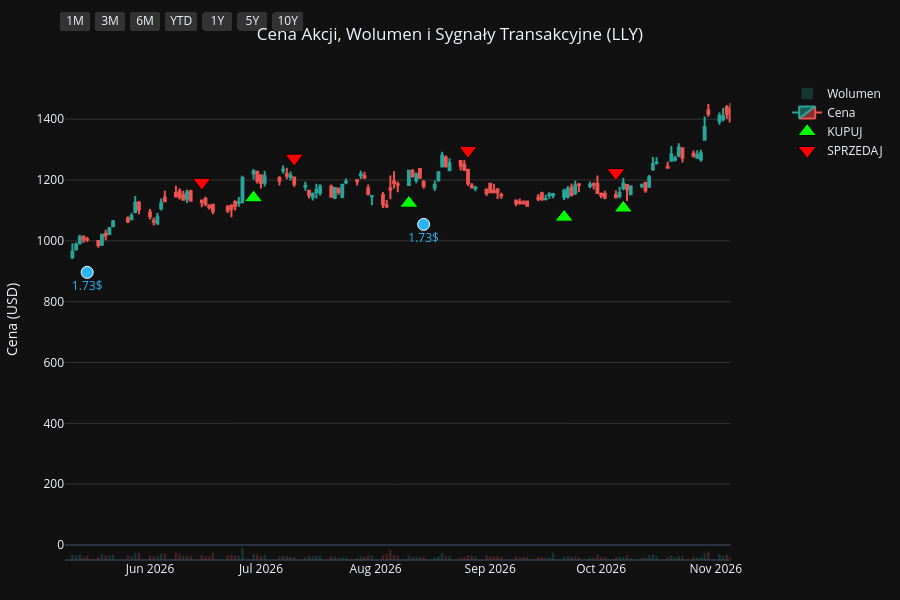
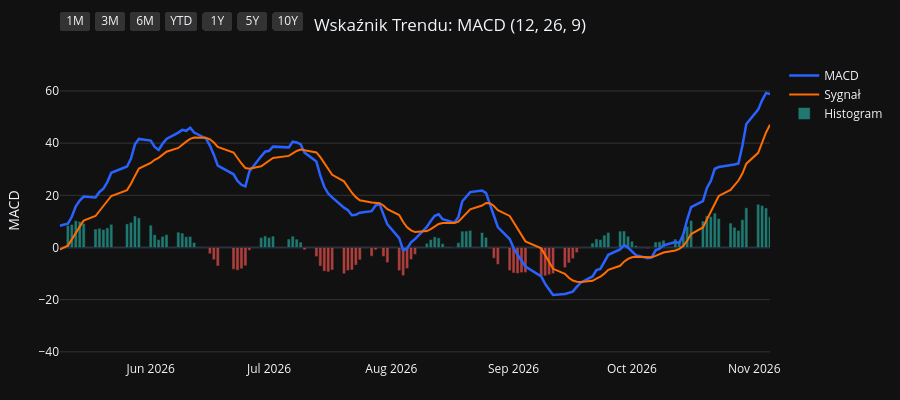
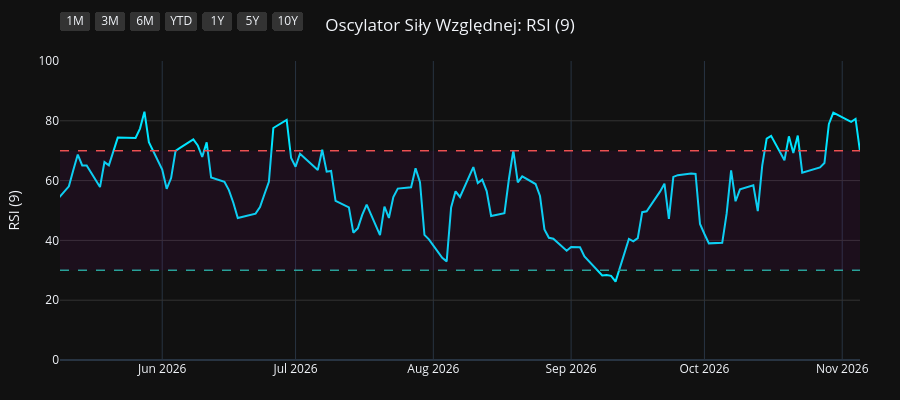
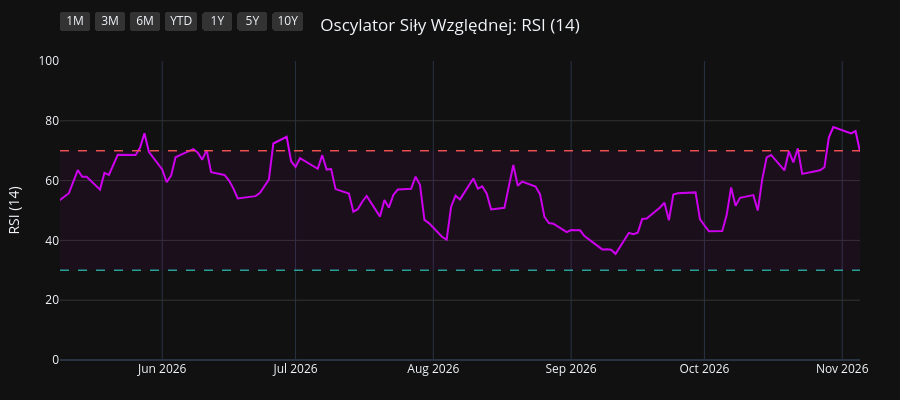

These figures' notebook cell, in order:
### Code cell
import os
import yfinance as yf
import pandas as pd
import pandas_ta as ta
import plotly.graph_objects as go
from plotly.subplots import make_subplots

# 1. Pobranie i przygotowanie danych
symbol = os.environ.get("STOCK_TICKER", "").strip().upper()
if not symbol:
    raise RuntimeError("Set STOCK_TICKER before running price_extractor.ipynb")
df = yf.Ticker(symbol).history(period="10y")
df.index = df.index.tz_localize(None)

# Wskaźniki i sygnały
df.ta.macd(fast=12, slow=26, signal=9, append=True)
df.ta.rsi(length=9, append=True)
df.ta.rsi(length=14, append=True)
df.ta.rsi(length=21, append=True)
df.dropna(inplace=True)

macd = df['MACD_12_26_9']
signal = df['MACDs_12_26_9']
wczorajszy_macd = macd.shift(1)
wczorajszy_signal = signal.shift(1)

df['Decyzja'] = 'BRAK'
df.loc[(macd > signal) & (wczorajszy_macd <= wczorajszy_signal), 'Decyzja'] = 'KUPUJ'
df.loc[(macd < signal) & (wczorajszy_macd >= wczorajszy_signal), 'Decyzja'] = 'SPRZEDAJ'

df_kupuj = df[df['Decyzja'] == 'KUPUJ']
df_sprzedaj = df[df['Decyzja'] == 'SPRZEDAJ']
df_dywidendy = df[df['Dividends'] > 0]
df_splity = df[df['Stock Splits'] > 0]

# Wspólna konfiguracja osi X
konfiguracja_osi_x = dict(
    type="date",
    showspikes=True, spikemode="across", spikesnap="cursor", spikedash="dot", spikecolor="#ffffff", spikethickness=1, hoverformat="%Y-%m-%d",
    rangeselector=dict(
        buttons=list([
            dict(count=1, label="1M", step="month", stepmode="backward"),
            dict(count=3, label="3M", step="month", stepmode="backward"),
            dict(count=6, label="6M", step="month", stepmode="backward"),
            dict(count=1, label="YTD", step="year", stepmode="todate"),
            dict(count=1, label="1Y", step="year", stepmode="backward"),
            dict(count=5, label="5Y", step="year", stepmode="backward"),
            dict(step="all", label="10Y")
        ]),
        bgcolor="#333333", activecolor="#2962ff", x=0, y=1.1
    )
)

# ==========================================
# WYKRES 1: CENA + WOLUMEN + SYGNAŁY
# ==========================================
fig1 = make_subplots(specs=[[{"secondary_y": True}]])

kolory_wolumenu = ['#26a69a' if row['Close'] >= row['Open'] else '#ef5350' for index, row in df.iterrows()]
fig1.add_trace(go.Bar(x=df.index, y=df['Volume'], marker_color=kolory_wolumenu, opacity=0.25, name='Wolumen'), secondary_y=True)
fig1.add_trace(go.Candlestick(x=df.index, open=df['Open'], high=df['High'], low=df['Low'], close=df['Close'], name='Cena', increasing_line_color='#26a69a', decreasing_line_color='#ef5350'), secondary_y=False)
fig1.add_trace(go.Scatter(x=df_kupuj.index, y=df_kupuj['Low'] * 0.95, customdata=df_kupuj[['Low', 'High']], mode='markers', marker=dict(symbol='triangle-up', size=16, color='#00ff00', line=dict(width=1, color='black')), name='KUPUJ', hovertemplate='KUPUJ<br>Najniższa: %{customdata[0]:.2f}<br>Najwyższa: %{customdata[1]:.2f}<extra></extra>'), secondary_y=False)
fig1.add_trace(go.Scatter(x=df_sprzedaj.index, y=df_sprzedaj['High'] * 1.05, customdata=df_sprzedaj[['Low', 'High']], mode='markers', marker=dict(symbol='triangle-down', size=16, color='#ff0000', line=dict(width=1, color='black')), name='SPRZEDAJ', hovertemplate='SPRZEDAJ<br>Najniższa: %{customdata[0]:.2f}<br>Najwyższa: %{customdata[1]:.2f}<extra></extra>'), secondary_y=False)

if not df_dywidendy.empty:
    fig1.add_trace(go.Scatter(x=df_dywidendy.index, y=df_dywidendy['Low'] * 0.90, mode='markers+text', marker=dict(symbol='circle', size=12, color='#29b6f6', line=dict(width=1, color='white')), text=df_dywidendy['Dividends'].apply(lambda x: f"{x}$"), textposition="bottom center", name='Dywidenda', showlegend=False, hovertemplate='Dywidenda: %{text}<extra></extra>', textfont=dict(color="#29b6f6")), secondary_y=False)
if not df_splity.empty:
                    fig1.add_trace(go.Scatter(x=df_splity.index, y=df_splity['High'], mode='markers+text', marker=dict(symbol='star', size=16, color='#ffee58', line=dict(width=1, color='black')), text=df_splity['Stock Splits'].apply(lambda x: f"{x:g}:1" if x >= 1 else f"1:{1 / x:g}"), textposition="top center", name='Split', hovertemplate='%{text}<extra></extra>', textfont=dict(color="#ffee58")), secondary_y=False)

fig1.update_layout(title=dict(text=f"Cena Akcji, Wolumen i Sygnały Transakcyjne ({symbol})", x=0.5, xanchor='center'), dragmode='pan', xaxis_rangeslider_visible=False, template='plotly_dark', height=600, hovermode='x unified', margin=dict(l=60, r=40, t=60, b=40))
fig1.update_xaxes(**konfiguracja_osi_x)
fig1.update_xaxes(range=[df.index.max() - pd.Timedelta(days=180), df.index.max()])
fig1.update_yaxes(title_text="Cena (USD)", secondary_y=False, gridcolor='#333333')
fig1.update_yaxes(range=[0, df['Volume'].max() * 4], showgrid=False, showticklabels=False, secondary_y=True)
fig1.show(config={'scrollZoom': True})

# ==========================================
# WYKRES 2: WSKAŹNIK MACD
# ==========================================
fig2 = go.Figure()
fig2.add_trace(go.Scatter(x=df.index, y=df['MACD_12_26_9'], line=dict(color='#2962ff', width=2.5), name='MACD'))
fig2.add_trace(go.Scatter(x=df.index, y=df['MACDs_12_26_9'], line=dict(color='#ff6d00', width=2), name='Sygnał'))
kolory_macd = ['#26a69a' if val >= 0 else '#ef5350' for val in df['MACDh_12_26_9']]
fig2.add_trace(go.Bar(x=df.index, y=df['MACDh_12_26_9'], marker_color=kolory_macd, name='Histogram', opacity=0.7))
fig2.update_layout(title=dict(text="Wskaźnik Trendu: MACD (12, 26, 9)", x=0.5, xanchor='center'), dragmode='pan', xaxis_rangeslider_visible=False, template='plotly_dark', height=400, hovermode='x unified', margin=dict(l=60, r=40, t=60, b=40))
fig2.update_xaxes(**konfiguracja_osi_x)
fig2.update_xaxes(range=[df.index.max() - pd.Timedelta(days=180), df.index.max()])
fig2.update_yaxes(title_text="MACD", gridcolor='#333333')
fig2.show(config={'scrollZoom': True})

# ==========================================
# WYKRES 3: OSCYLATOR RSI (9)
# ==========================================
fig3 = go.Figure()
fig3.add_trace(go.Scatter(x=df.index, y=df['RSI_9'], line=dict(color='#00e5ff', width=2), name='RSI (9)'))
fig3.add_hline(y=70, line_dash="dash", line_color="#ef5350", line_width=1.5)
fig3.add_hline(y=30, line_dash="dash", line_color="#26a69a", line_width=1.5)
fig3.add_hrect(y0=30, y1=70, line_width=0, fillcolor="purple", opacity=0.1)
fig3.update_layout(title=dict(text="Oscylator Siły Względnej: RSI (9)", x=0.5, xanchor='center'), dragmode='pan', xaxis_rangeslider_visible=False, template='plotly_dark', height=400, hovermode='x unified', margin=dict(l=60, r=40, t=60, b=40))
fig3.update_xaxes(**konfiguracja_osi_x)
fig3.update_xaxes(range=[df.index.max() - pd.Timedelta(days=180), df.index.max()])
fig3.update_yaxes(title_text="RSI (9)", range=[0, 100], gridcolor='#333333')
fig3.show(config={'scrollZoom': True})

# ==========================================
# WYKRES 4: OSCYLATOR RSI (14)
# ==========================================
fig4 = go.Figure()
fig4.add_trace(go.Scatter(x=df.index, y=df['RSI_14'], line=dict(color='#d500f9', width=2), name='RSI (14)'))
fig4.add_hline(y=70, line_dash="dash", line_color="#ef5350", line_width=1.5)
fig4.add_hline(y=30, line_dash="dash", line_color="#26a69a", line_width=1.5)
fig4.add_hrect(y0=30, y1=70, line_width=0, fillcolor="purple", opacity=0.1)
fig4.update_layout(title=dict(text="Oscylator Siły Względnej: RSI (14)", x=0.5, xanchor='center'), dragmode='pan', xaxis_rangeslider_visible=False, template='plotly_dark', height=400, hovermode='x unified', margin=dict(l=60, r=40, t=60, b=40))
fig4.update_xaxes(**konfiguracja_osi_x)
fig4.update_xaxes(range=[df.index.max() - pd.Timedelta(days=180), df.index.max()])
fig4.update_yaxes(title_text="RSI (14)", range=[0, 100], gridcolor='#333333')
fig4.show(config={'scrollZoom': True})

# ==========================================
# WYKRES 5: OSCYLATOR RSI (21)
# ==========================================
fig5 = go.Figure()
fig5.add_trace(go.Scatter(x=df.index, y=df['RSI_21'], line=dict(color='#64dd17', width=2), name='RSI (21)'))
fig5.add_hline(y=70, line_dash="dash", line_color="#ef5350", line_width=1.5)
fig5.add_hline(y=30, line_dash="dash", line_color="#26a69a", line_width=1.5)
fig5.add_hrect(y0=30, y1=70, line_width=0, fillcolor="purple", opacity=0.1)
fig5.update_layout(title=dict(text="Oscylator Siły Względnej: RSI (21)", x=0.5, xanchor='center'), dragmode='pan', xaxis_rangeslider_visible=False, template='plotly_dark', height=400, hovermode='x unified', margin=dict(l=60, r=40, t=60, b=40))
fig5.update_xaxes(**konfiguracja_osi_x)
fig5.update_xaxes(range=[df.index.max() - pd.Timedelta(days=180), df.index.max()])
fig5.update_yaxes(title_text="RSI (21)", range=[0, 100], gridcolor='#333333')
fig5.show(config={'scrollZoom': True})

### Figure 1 — Plotly figure (JSON) as saved in the notebook; plotly's stock layout.template omitted (floating-point values rounded to 4 significant figures; data arrays with more than 128 entries replaced by an {"elided": "..."} marker saying what was removed)
{"data": [{"marker": {"color": {"elided": "2480 str values"}}, "name": "Wolumen", "opacity": 0.25, "type": "bar", "x": {"elided": "2480 str values"}, "xaxis": "x", "y": {"elided": "2480 int values"}, "yaxis": "y2"}, {"close": {"elided": "2480 float values"}, "decreasing": {"line": {"color": "#ef5350"}}, "high": {"elided": "2480 float values"}, "increasing": {"line": {"color": "#26a69a"}}, "low": {"elided": "2480 float values"}, "name": "Cena", "open": {"elided": "2480 float values"}, "type": "candlestick", "x": {"elided": "2480 str values"}, "xaxis": "x", "yaxis": "y"}, {"customdata": {"elided": "93x2 float values"}, "hovertemplate": "KUPUJ<br>Najniższa: %{customdata[0]:.2f}<br>Najwyższa: %{customdata[1]:.2f}<extra></extra>", "marker": {"color": "#00ff00", "line": {"color": "black", "width": 1}, "size": 16, "symbol": "triangle-up"}, "mode": "markers", "name": "KUPUJ", "type": "scatter", "x": ["2017-02-02T00:00:00", "2017-03-15T00:00:00", "2017-05-05T00:00:00", "2017-05-31T00:00:00", "2017-07-14T00:00:00", "2017-08-30T00:00:00", "2017-11-20T00:00:00", "2018-01-09T00:00:00", "2018-01-29T00:00:00", "2018-02-20T00:00:00", "2018-04-04T00:00:00", "2018-05-11T00:00:00", "2018-07-09T00:00:00", "2018-07-24T00:00:00", "2018-10-04T00:00:00", "2018-11-09T00:00:00", "2018-12-31T00:00:00", "2019-01-31T00:00:00", "2019-02-14T00:00:00", "2019-03-22T00:00:00", "2019-05-15T00:00:00", "2019-06-20T00:00:00", "2019-07-03T00:00:00", "2019-07-09T00:00:00", "2019-07-29T00:00:00", "2019-08-29T00:00:00", "2019-09-19T00:00:00", "2019-10-18T00:00:00", "2020-01-10T00:00:00", "2020-02-06T00:00:00", "2020-03-06T00:00:00", "2020-03-17T00:00:00", "2020-03-30T00:00:00", "2020-06-16T00:00:00", "2020-08-20T00:00:00", "2020-09-02T00:00:00", "2020-10-08T00:00:00", "2020-11-04T00:00:00", "2021-01-11T00:00:00", "2021-04-09T00:00:00", "2021-05-03T00:00:00", "2021-06-03T00:00:00", "2021-06-25T00:00:00", "2021-07-06T00:00:00", "2021-07-27T00:00:00", "2021-10-01T00:00:00", "2021-12-15T00:00:00", "2022-02-02T00:00:00", "2022-02-15T00:00:00", "2022-04-06T00:00:00", "2022-05-16T00:00:00", "2022-05-20T00:00:00", "2022-06-08T00:00:00", "2022-06-23T00:00:00", "2022-07-15T00:00:00", "2022-08-18T00:00:00", "2022-09-08T00:00:00", "2022-09-23T00:00:00", "2022-12-02T00:00:00", "2023-02-09T00:00:00", "2023-03-10T00:00:00", "2023-06-27T00:00:00", "2023-06-29T00:00:00", "2023-07-24T00:00:00", "2023-08-08T00:00:00", "2023-09-11T00:00:00", "2023-10-10T00:00:00", "2023-11-07T00:00:00", "2023-12-29T00:00:00", "2024-01-29T00:00:00", "2024-04-30T00:00:00", "2024-07-10T00:00:00", "2024-08-09T00:00:00", "2024-10-09T00:00:00", "2024-11-26T00:00:00", "2024-12-23T00:00:00", "2025-01-24T00:00:00", "2025-04-17T00:00:00", "2025-06-02T00:00:00", "2025-06-25T00:00:00", "2025-07-11T00:00:00", "2025-07-24T00:00:00", "2025-08-19T00:00:00", "2025-10-01T00:00:00", "2025-10-31T00:00:00", "2026-02-23T00:00:00", "2026-02-27T00:00:00", "2026-04-01T00:00:00", "2026-04-30T00:00:00", "2026-06-29T00:00:00", "2026-08-10T00:00:00", "2026-09-21T00:00:00", "2026-10-07T00:00:00"], "xaxis": "x", "y": [62.59, 69.45, 67.56, 65.02, 69.44, 65.66, 69.49, 71.94, 72.7, 65.24, 64.84, 68.49, 74.49, 76.6, 95.03, 93.88, 98.26, 100.4, 102.7, 110.2, 98.86, 100.2, 98.95, 97.27, 93.98, 96.72, 98.29, 94.36, 119.2, 129.1, 119.8, 115.9, 118.0, 137.7, 134.7, 130.8, 134.3, 120.4, 163.3, 164.3, 164.8, 179.7, 207.6, 211.1, 219.6, 204.7, 234.3, 222.3, 216.4, 269.6, 267.6, 265.1, 285.2, 281.9, 301.2, 289.3, 283.2, 280.9, 337.0, 314.4, 291.2, 419.5, 424.9, 425.0, 466.8, 543.9, 530.2, 549.2, 540.3, 596.5, 717.0, 872.9, 804.6, 854.4, 726.3, 725.5, 713.7, 772.6, 688.3, 728.7, 732.1, 751.4, 659.5, 720.6, 787.5, 979.2, 963.5, 876.9, 849.3, 1141.0, 1124.0, 1078.0, 1108.0], "yaxis": "y"}, {"customdata": {"elided": "93x2 float values"}, "hovertemplate": "SPRZEDAJ<br>Najniższa: %{customdata[0]:.2f}<br>Najwyższa: %{customdata[1]:.2f}<extra></extra>", "marker": {"color": "#ff0000", "line": {"color": "black", "width": 1}, "size": 16, "symbol": "triangle-down"}, "mode": "markers", "name": "SPRZEDAJ", "type": "scatter", "x": ["2017-01-24T00:00:00", "2017-03-13T00:00:00", "2017-03-16T00:00:00", "2017-05-08T00:00:00", "2017-07-03T00:00:00", "2017-07-25T00:00:00", "2017-10-12T00:00:00", "2017-12-20T00:00:00", "2018-01-18T00:00:00", "2018-01-31T00:00:00", "2018-03-23T00:00:00", "2018-05-02T00:00:00", "2018-06-18T00:00:00", "2018-07-23T00:00:00", "2018-08-22T00:00:00", "2018-10-12T00:00:00", "2018-12-07T00:00:00", "2019-01-25T00:00:00", "2019-02-11T00:00:00", "2019-03-11T00:00:00", "2019-04-02T00:00:00", "2019-06-11T00:00:00", "2019-06-26T00:00:00", "2019-07-08T00:00:00", "2019-07-11T00:00:00", "2019-08-23T00:00:00", "2019-09-10T00:00:00", "2019-09-26T00:00:00", "2020-01-06T00:00:00", "2020-01-23T00:00:00", "2020-02-11T00:00:00", "2020-03-12T00:00:00", "2020-03-20T00:00:00", "2020-04-30T00:00:00", "2020-07-13T00:00:00", "2020-08-21T00:00:00", "2020-09-29T00:00:00", "2020-10-16T00:00:00", "2020-12-29T00:00:00", "2021-02-02T00:00:00", "2021-04-29T00:00:00", "2021-06-02T00:00:00", "2021-06-21T00:00:00", "2021-06-28T00:00:00", "2021-07-09T00:00:00", "2021-08-23T00:00:00", "2021-11-15T00:00:00", "2022-01-05T00:00:00", "2022-02-11T00:00:00", "2022-03-31T00:00:00", "2022-04-14T00:00:00", "2022-05-19T00:00:00", "2022-06-06T00:00:00", "2022-06-09T00:00:00", "2022-07-14T00:00:00", "2022-07-18T00:00:00", "2022-08-30T00:00:00", "2022-09-16T00:00:00", "2022-11-11T00:00:00", "2022-12-06T00:00:00", "2023-02-16T00:00:00", "2023-05-18T00:00:00", "2023-06-28T00:00:00", "2023-07-03T00:00:00", "2023-07-26T00:00:00", "2023-08-30T00:00:00", "2023-09-15T00:00:00", "2023-10-23T00:00:00", "2023-11-17T00:00:00", "2024-01-25T00:00:00", "2024-02-27T00:00:00", "2024-07-02T00:00:00", "2024-07-17T00:00:00", "2024-09-05T00:00:00", "2024-10-23T00:00:00", "2024-12-18T00:00:00", "2025-01-15T00:00:00", "2025-03-07T00:00:00", "2025-05-06T00:00:00", "2025-06-24T00:00:00", "2025-06-27T00:00:00", "2025-07-15T00:00:00", "2025-07-30T00:00:00", "2025-09-24T00:00:00", "2025-10-16T00:00:00", "2025-12-02T00:00:00", "2026-02-26T00:00:00", "2026-03-03T00:00:00", "2026-04-24T00:00:00", "2026-06-15T00:00:00", "2026-07-10T00:00:00", "2026-08-26T00:00:00", "2026-10-05T00:00:00"], "xaxis": "x", "y": [69.07, 76.93, 77.83, 74.98, 75.92, 77.29, 79.67, 80.63, 79.88, 80.43, 71.75, 74.17, 81.04, 83.87, 99.92, 105.0, 110.1, 109.7, 114.0, 119.4, 123.8, 111.1, 110.5, 108.4, 107.9, 108.8, 107.4, 108.9, 128.9, 137.8, 141.8, 133.4, 129.2, 153.4, 164.0, 149.3, 146.4, 146.4, 166.3, 204.2, 181.9, 201.0, 223.8, 229.9, 238.5, 273.8, 261.3, 270.6, 242.2, 295.0, 307.8, 297.8, 319.6, 316.4, 332.4, 336.7, 317.5, 317.4, 374.3, 378.2, 340.8, 451.1, 480.9, 478.6, 467.0, 573.7, 611.0, 605.2, 614.4, 651.9, 797.9, 943.1, 956.5, 976.5, 940.2, 808.0, 782.7, 943.4, 850.3, 816.7, 835.5, 838.5, 810.1, 779.4, 870.9, 1116.0, 1075.0, 1068.0, 942.5, 1193.0, 1272.0, 1298.0, 1224.0], "yaxis": "y"}, {"hovertemplate": "Dywidenda: %{text}<extra></extra>", "marker": {"color": "#29b6f6", "line": {"color": "white", "width": 1}, "size": 12, "symbol": "circle"}, "mode": "markers+text", "name": "Dywidenda", "showlegend": false, "text": ["0.52$", "0.52$", "0.52$", "0.52$", "0.563$", "0.563$", "0.563$", "0.563$", "0.645$", "0.645$", "0.645$", "0.645$", "0.74$", "0.74$", "0.74$", "0.74$", "0.85$", "0.85$", "0.85$", "0.85$", "0.98$", "0.98$", "0.98$", "0.98$", "1.13$", "1.13$", "1.13$", "1.13$", "1.3$", "1.3$", "1.3$", "1.3$", "1.5$", "1.5$", "1.5$", "1.5$", "1.73$", "1.73$", "1.73$"], "textfont": {"color": "#29b6f6"}, "textposition": "bottom center", "type": "scatter", "x": ["2017-02-13T00:00:00", "2017-05-11T00:00:00", "2017-08-11T00:00:00", "2017-11-14T00:00:00", "2018-02-14T00:00:00", "2018-05-16T00:00:00", "2018-08-14T00:00:00", "2018-11-14T00:00:00", "2019-02-14T00:00:00", "2019-05-16T00:00:00", "2019-08-14T00:00:00", "2019-11-14T00:00:00", "2020-02-13T00:00:00", "2020-05-14T00:00:00", "2020-08-13T00:00:00", "2020-11-12T00:00:00", "2021-02-11T00:00:00", "2021-05-13T00:00:00", "2021-08-12T00:00:00", "2021-11-12T00:00:00", "2022-02-14T00:00:00", "2022-05-13T00:00:00", "2022-08-12T00:00:00", "2022-11-14T00:00:00", "2023-02-14T00:00:00", "2023-05-12T00:00:00", "2023-08-14T00:00:00", "2023-11-14T00:00:00", "2024-02-14T00:00:00", "2024-05-15T00:00:00", "2024-08-15T00:00:00", "2024-11-15T00:00:00", "2025-02-14T00:00:00", "2025-05-16T00:00:00", "2025-08-15T00:00:00", "2025-11-14T00:00:00", "2026-02-13T00:00:00", "2026-05-15T00:00:00", "2026-08-14T00:00:00"], "xaxis": "x", "y": [60.46, 62.72, 64.08, 65.35, 60.33, 65.28, 82.11, 89.42, 97.33, 94.39, 91.32, 92.49, 118.8, 129.4, 126.7, 118.9, 172.1, 164.4, 224.9, 223.4, 200.9, 249.1, 262.8, 297.5, 304.7, 382.2, 466.6, 532.3, 659.2, 676.4, 816.6, 661.6, 749.4, 658.6, 613.4, 902.7, 927.4, 896.4, 1054.0], "yaxis": "y"}], "layout": {"dragmode": "pan", "height": 600, "hovermode": "x unified", "margin": {"b": 40, "l": 60, "r": 40, "t": 60}, "title": {"text": "Cena Akcji, Wolumen i Sygnały Transakcyjne (LLY)", "x": 0.5, "xanchor": "center"}, "xaxis": {"anchor": "y", "domain": [0.0, 0.94], "hoverformat": "%Y-%m-%d", "range": ["2026-05-09T00:00:00", "2026-11-05T00:00:00"], "rangeselector": {"activecolor": "#2962ff", "bgcolor": "#333333", "buttons": [{"count": 1, "label": "1M", "step": "month", "stepmode": "backward"}, {"count": 3, "label": "3M", "step": "month", "stepmode": "backward"}, {"count": 6, "label": "6M", "step": "month", "stepmode": "backward"}, {"count": 1, "label": "YTD", "step": "year", "stepmode": "todate"}, {"count": 1, "label": "1Y", "step": "year", "stepmode": "backward"}, {"count": 5, "label": "5Y", "step": "year", "stepmode": "backward"}, {"label": "10Y", "step": "all"}], "x": 0, "y": 1.1}, "rangeslider": {"visible": false}, "showspikes": true, "spikecolor": "#ffffff", "spikedash": "dot", "spikemode": "across", "spikesnap": "cursor", "spikethickness": 1, "type": "date"}, "yaxis": {"anchor": "x", "domain": [0.0, 1.0], "gridcolor": "#333333", "title": {"text": "Cena (USD)"}}, "yaxis2": {"anchor": "x", "overlaying": "y", "range": [0, 299290000], "showgrid": false, "showticklabels": false, "side": "right"}}}

### Figure 2 — Plotly figure (JSON) as saved in the notebook; plotly's stock layout.template omitted (floating-point values rounded to 4 significant figures; data arrays with more than 128 entries replaced by an {"elided": "..."} marker saying what was removed)
{"data": [{"line": {"color": "#2962ff", "width": 2.5}, "name": "MACD", "type": "scatter", "x": {"elided": "2480 str values"}, "y": {"elided": "2480 float values"}}, {"line": {"color": "#ff6d00", "width": 2}, "name": "Sygnał", "type": "scatter", "x": {"elided": "2480 str values"}, "y": {"elided": "2480 float values"}}, {"marker": {"color": {"elided": "2480 str values"}}, "name": "Histogram", "opacity": 0.7, "type": "bar", "x": {"elided": "2480 str values"}, "y": {"elided": "2480 float values"}}], "layout": {"dragmode": "pan", "height": 400, "hovermode": "x unified", "margin": {"b": 40, "l": 60, "r": 40, "t": 60}, "title": {"text": "Wskaźnik Trendu: MACD (12, 26, 9)", "x": 0.5, "xanchor": "center"}, "xaxis": {"hoverformat": "%Y-%m-%d", "range": ["2026-05-09T00:00:00", "2026-11-05T00:00:00"], "rangeselector": {"activecolor": "#2962ff", "bgcolor": "#333333", "buttons": [{"count": 1, "label": "1M", "step": "month", "stepmode": "backward"}, {"count": 3, "label": "3M", "step": "month", "stepmode": "backward"}, {"count": 6, "label": "6M", "step": "month", "stepmode": "backward"}, {"count": 1, "label": "YTD", "step": "year", "stepmode": "todate"}, {"count": 1, "label": "1Y", "step": "year", "stepmode": "backward"}, {"count": 5, "label": "5Y", "step": "year", "stepmode": "backward"}, {"label": "10Y", "step": "all"}], "x": 0, "y": 1.1}, "rangeslider": {"visible": false}, "showspikes": true, "spikecolor": "#ffffff", "spikedash": "dot", "spikemode": "across", "spikesnap": "cursor", "spikethickness": 1, "type": "date"}, "yaxis": {"gridcolor": "#333333", "title": {"text": "MACD"}}}}

### Figure 3 — Plotly figure (JSON) as saved in the notebook; plotly's stock layout.template omitted (floating-point values rounded to 4 significant figures; data arrays with more than 128 entries replaced by an {"elided": "..."} marker saying what was removed)
{"data": [{"line": {"color": "#00e5ff", "width": 2}, "name": "RSI (9)", "type": "scatter", "x": {"elided": "2480 str values"}, "y": {"elided": "2480 float values"}}], "layout": {"dragmode": "pan", "height": 400, "hovermode": "x unified", "margin": {"b": 40, "l": 60, "r": 40, "t": 60}, "shapes": [{"line": {"color": "#ef5350", "dash": "dash", "width": 1.5}, "type": "line", "x0": 0, "x1": 1, "xref": "x domain", "y0": 70, "y1": 70, "yref": "y"}, {"line": {"color": "#26a69a", "dash": "dash", "width": 1.5}, "type": "line", "x0": 0, "x1": 1, "xref": "x domain", "y0": 30, "y1": 30, "yref": "y"}, {"fillcolor": "purple", "line": {"width": 0}, "opacity": 0.1, "type": "rect", "x0": 0, "x1": 1, "xref": "x domain", "y0": 30, "y1": 70, "yref": "y"}], "title": {"text": "Oscylator Siły Względnej: RSI (9)", "x": 0.5, "xanchor": "center"}, "xaxis": {"hoverformat": "%Y-%m-%d", "range": ["2026-05-09T00:00:00", "2026-11-05T00:00:00"], "rangeselector": {"activecolor": "#2962ff", "bgcolor": "#333333", "buttons": [{"count": 1, "label": "1M", "step": "month", "stepmode": "backward"}, {"count": 3, "label": "3M", "step": "month", "stepmode": "backward"}, {"count": 6, "label": "6M", "step": "month", "stepmode": "backward"}, {"count": 1, "label": "YTD", "step": "year", "stepmode": "todate"}, {"count": 1, "label": "1Y", "step": "year", "stepmode": "backward"}, {"count": 5, "label": "5Y", "step": "year", "stepmode": "backward"}, {"label": "10Y", "step": "all"}], "x": 0, "y": 1.1}, "rangeslider": {"visible": false}, "showspikes": true, "spikecolor": "#ffffff", "spikedash": "dot", "spikemode": "across", "spikesnap": "cursor", "spikethickness": 1, "type": "date"}, "yaxis": {"gridcolor": "#333333", "range": [0, 100], "title": {"text": "RSI (9)"}}}}

### Figure 4 — Plotly figure (JSON) as saved in the notebook; plotly's stock layout.template omitted (floating-point values rounded to 4 significant figures; data arrays with more than 128 entries replaced by an {"elided": "..."} marker saying what was removed)
{"data": [{"line": {"color": "#d500f9", "width": 2}, "name": "RSI (14)", "type": "scatter", "x": {"elided": "2480 str values"}, "y": {"elided": "2480 float values"}}], "layout": {"dragmode": "pan", "height": 400, "hovermode": "x unified", "margin": {"b": 40, "l": 60, "r": 40, "t": 60}, "shapes": [{"line": {"color": "#ef5350", "dash": "dash", "width": 1.5}, "type": "line", "x0": 0, "x1": 1, "xref": "x domain", "y0": 70, "y1": 70, "yref": "y"}, {"line": {"color": "#26a69a", "dash": "dash", "width": 1.5}, "type": "line", "x0": 0, "x1": 1, "xref": "x domain", "y0": 30, "y1": 30, "yref": "y"}, {"fillcolor": "purple", "line": {"width": 0}, "opacity": 0.1, "type": "rect", "x0": 0, "x1": 1, "xref": "x domain", "y0": 30, "y1": 70, "yref": "y"}], "title": {"text": "Oscylator Siły Względnej: RSI (14)", "x": 0.5, "xanchor": "center"}, "xaxis": {"hoverformat": "%Y-%m-%d", "range": ["2026-05-09T00:00:00", "2026-11-05T00:00:00"], "rangeselector": {"activecolor": "#2962ff", "bgcolor": "#333333", "buttons": [{"count": 1, "label": "1M", "step": "month", "stepmode": "backward"}, {"count": 3, "label": "3M", "step": "month", "stepmode": "backward"}, {"count": 6, "label": "6M", "step": "month", "stepmode": "backward"}, {"count": 1, "label": "YTD", "step": "year", "stepmode": "todate"}, {"count": 1, "label": "1Y", "step": "year", "stepmode": "backward"}, {"count": 5, "label": "5Y", "step": "year", "stepmode": "backward"}, {"label": "10Y", "step": "all"}], "x": 0, "y": 1.1}, "rangeslider": {"visible": false}, "showspikes": true, "spikecolor": "#ffffff", "spikedash": "dot", "spikemode": "across", "spikesnap": "cursor", "spikethickness": 1, "type": "date"}, "yaxis": {"gridcolor": "#333333", "range": [0, 100], "title": {"text": "RSI (14)"}}}}
